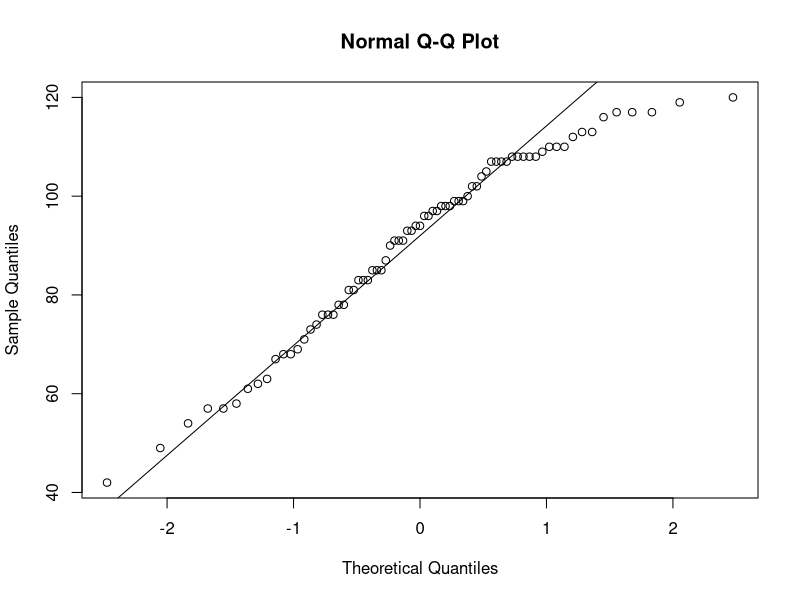
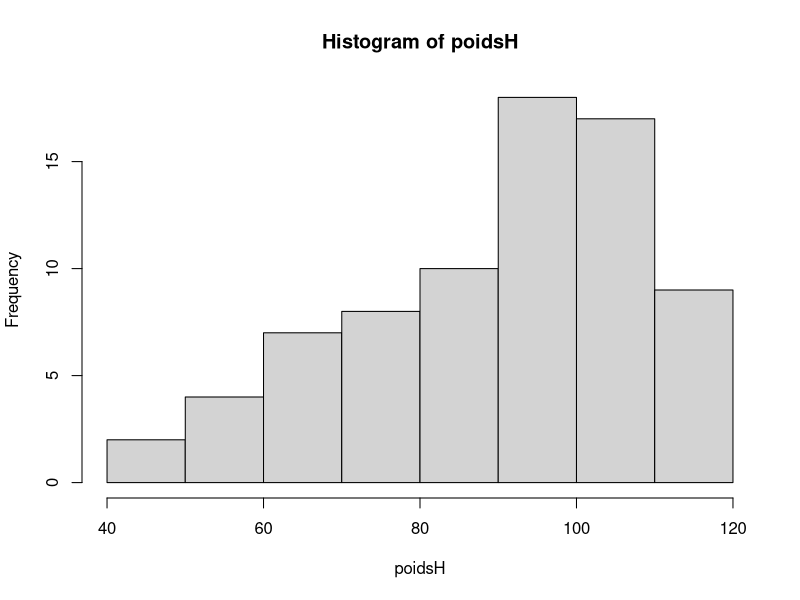

Write R code to recreate these figures, in order. (Note: this script raises an error after producing the figures.)
data <- read.table(file = "apnee.csv", sep=",", header =T)
# Définir les paramètres
p <- 0.3
n <- 500

# Générer un échantillon de taille n pour une variable de Bernoulli B(p)
echantillon <- rbinom(n, size = 1, prob = p)


x<- cumsum(echantillon)/1:n

#prop.test(x,n,conf.level= 0.98)$conf.int
#ca donne un intervalle de confiance d'une proportion 

#on utilise pnorm pour calculer les proba
#qnorm pour calculer les quantiles +sora


#Exercice 2

poidsH <-data[data$sexe==0,"poids"]

moyenne <- mean(poidsH)
variance<- var(poidsH)
ecart_type <- sqrt(variance)


var_Connu <- 19
niveau_confiance <- 0.95
# Quantile de la distribution normale standard
Z <- qnorm((1 + niveau_confiance) / 2)

# Calcul des bornes de l'intervalle de confiance
borne_inf <- moyenne - Z * (ecart_type / sqrt(n))
borne_sup <- moyenne + Z * (ecart_type / sqrt(n))



t.test(poidsH, conf.level = 0.99)


qqnorm(poidsH)
qqline(poidsH)


#les quantiles empiriques en fonctions des quantiles theoriques

hist(poidsH)

#pour avoir les quantiles d'une loi khi-deux

t.test(poidsH,conf.level = 0.98)$conf.int
#qchisq(alpha/2; df = n-1)

#qt (pour la loi de student)




#TP8  #Exerice 2
tailleH <- data[data$sexe == 0, "taille"]

n <- length(tailleH)

moy <- mean(tailleH)
ecarttype <- sd(tailleH)

mu0 <- 178
tcalc <- (moy - mu0) * sqrt(n) / ecarttype

alpha <- seq(0.01, 0.1, 0.01)
t <- qt(1 - alpha, n - 1)
alpha[tcalc > t]

t.test(tailleH, mo = mu0, alternative = "greater")


#et donc on rejete H0 comme p-valeur < alpha pour ces valeurs 
# 0.03 0.04 0.05 0.06 0.07 0.08 0.09 0.10



#pour calculer les p-valuers 
#moyenne pn a t.test
#proba prop.test


#EX2 TP9


tailleH <- data[data$sexe == 0, "taille"]

variance_nb <- var(tailleH)

n <- length(tailleH)

valeur_var <- 200

tcalc <- ((n-1)*(variance_nb))  / valeur_var

alpha<- seq(0.01, 0.9, 0.01)

t<- qchisq(alpha/2, n-1)

t1a <- qchisq(1-(alpha/2),n-1)

alpha[tcalc<t | tcalc > t1a]


#0.73 0.74 0.75 0.76 0.77 0.78 0.79 0.80 0.81 0.82 0.83 0.84 0.85 0.86 0.87 0.88 0.89 0.90
#pour ces valeurs on rejette H0

#sowar ketir

prop.test(sum(taille>80), length (taille), 0.15,1-alpha)






#TP10 
data<-read.table("her.txt",header = TRUE, sep = "\t")


#on peut faire avec 2 methodes:
#1- calculer tobs qui suit une loi particuliere
#2-  calculer avec les p-valeurs


sys<-data$sys
dia<- data$dia

#quand ca provient des memes individus c'est apparies 
diff <- sys - dia

#pour verifier si ca suit la loi normale : qqnorm(D) qqline (D)   chapiro.test(D)

variance <- var(diff)
moyenne <- mean(diff)

n<- length(diff)

tcalc<- sqrt(n)* (moyenne/variance)

alpha <- 0.05

t<- qt(alpha/2,n-1)

test<- tcalc < t | tcalc >-t

t.test(diff, mu=0 ,alt="two.sided")

#ex1-6 
t.test(diff, mu-40, alt="greater")
#ou 
t.test(sys, dia, mu=40, alt="greater")



#test sur la variance
varsys <- var(sys)
vardia <-  var(dia)

n1<- length(sys)
n2<- length(dia)

tcalc2<- (varsys^2)/(vardia^2)

alpha2 <- 0.05

t<- qf(alpha/2, df1= n1-1 , df2= n2-1)


  
  
  
#exercice 2 on ait ce type de test quand on a 2 populations independants
  
#il faut  ait varx=vary

  




















































